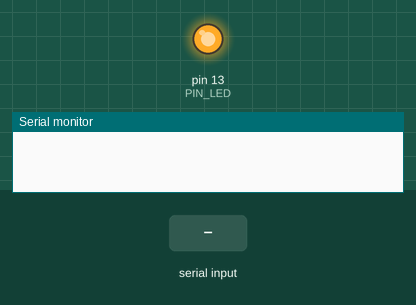
Recording of a sketch running on a simulated Arduino Uno, built with avr-gcc and run on an emulated ATmega328P. On the bench: output pins drawn as LEDs (lit = HIGH), the last lines printed to the serial monitor. The inputs (shaded band) are chosen by the test bench.

Above: at 6.2 s.
6.3 s: "R\n" received over Serial
At 6.8 s:
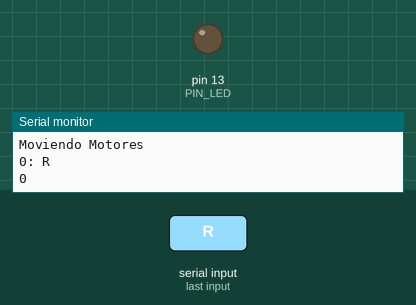
8.8 s: "r\n" received over Serial
At 11.0 s:
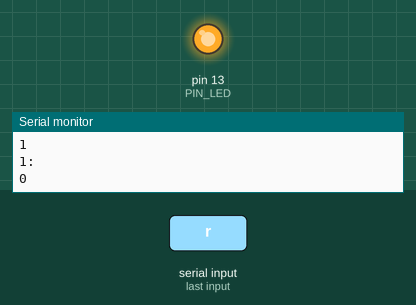
11.3 s: "L\n" received over Serial
At 11.8 s:
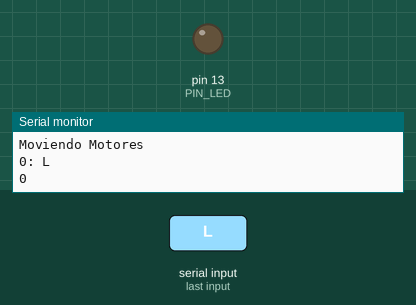
Timing chart, 0 to 14.3 s (numbered marks = the images above; inputs shaded):
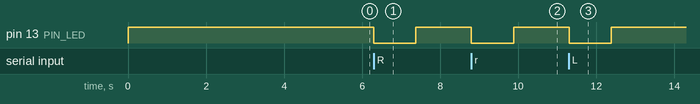

The sketch:

MaquiRubi_main.ino
```cpp
#include <String.h>
#include "controlMotores.h"
#include "controlSerial.h"

#define PIN_LED 13

int motorMatrix[6][4]; // 6 motores con 4 pines de control
char mensaje[MESSAGE_LENGTH];
char test_mensaje[MESSAGE_LENGTH]="FLDFLDFLDfldFLdfLD";

void setup() {
  Serial.begin(9600);

  motorMatrix_init();

  pinMode(PIN_LED,OUTPUT);
  digitalWrite(PIN_LED,1);

  delay(5000);
}

void loop() {
  static int estadoRecepcionDatos=0;
  static enum State estado=FOTOS;
  static enum State estadoAnterior=INICIO;
  static bool unaVez=false; // Manda una vez la frase a imprimir en la pantalla
  static bool recibiendoDatos=false; // vamos a recibir los datos?

  getMensaje(mensaje);

  digitalWrite(PIN_LED,0);
  secuenciaGiros(mensaje, MESSAGE_LENGTH);
  digitalWrite(PIN_LED,1);
  delay(1000);
}
```

controlMotores.cpp
```cpp
#include "controlMotores.h"
#include <Arduino.h>
// Mantiene en funcionamiento el motor que se le ha pasado
// como parámetro, puede ser que pase a ser un entero
// la variable mantiene
void keepOn(int motors[6][4], Motor mantiene)
{
  int pin,motor;
  for(motor=0;motor<6;motor++)
  {
    for(pin=0;pin<4;pin++)
    {
      if(motor!=mantiene)
      {
        digitalWrite(motors[motor][pin], 0);
      }
    }
  }
}

void motorMatrix_init(){
  for(int i=0;i<4;i++)
  {
    motorMatrix[U][i]=47+2*i;
    motorMatrix[D][i]=31+2*i;
    motorMatrix[R][i]=30+2*i;
    motorMatrix[L][i]=38+2*i;
    motorMatrix[F][i]=39+2*i;
    motorMatrix[B][i]=46+2*i;
  }
  for(int i=0;i<4;i++)
  {
    pinMode(motorMatrix[U][i],OUTPUT);
    pinMode(motorMatrix[L][i],OUTPUT);
    pinMode(motorMatrix[D][i],OUTPUT);
    pinMode(motorMatrix[R][i],OUTPUT);
    pinMode(motorMatrix[B][i],OUTPUT);
    pinMode(motorMatrix[F][i],OUTPUT);
  }
}

SentidoGiro getSentidoGiro(char instruccion)
{
  if(instruccion >= 'a' && instruccion <= 'z'){
    return AntiHorario;
  }
  else{
    return Horario;
  }
}

void secuenciaGiros(char cadena[], int tam)
{
  enum SentidoGiro sentido;
  Serial.write("Moviendo Motores\n");
  for(int i = 0; (i < cadena[i]) && (cadena[i] != '\0'); i++)
  {
    Serial.print(i);Serial.print(": ");
    Serial.println(cadena[i]);
    sentido = getSentidoGiro(cadena[i]);

    Serial.println(sentido);
    switch(cadena[i])
    {
    case 'R':
      giro(Horario,motorMatrix[R]);
      break;
    case 'r':
      giro(AntiHorario,motorMatrix[R]);
      break;
    case 'L':
      giro(Horario,motorMatrix[L]);
      break;
    case 'l':
      giro(AntiHorario,motorMatrix[L]);
      break;
    case 'U':
      giro(Horario,motorMatrix[U]);
      break;
    case 'u':
      giro(AntiHorario,motorMatrix[U]);
      break;
    case 'D':
      giro(Horario,motorMatrix[D]);
      break;
    case 'd':
      giro(AntiHorario,motorMatrix[D]);
      break;
    case 'F':
      giro(Horario,motorMatrix[F]);
      break;
    case 'f':
      giro(AntiHorario,motorMatrix[F]);
      break;
    case 'B':
      giro(Horario,motorMatrix[B]);
      break;
    case 'b':
      giro(AntiHorario,motorMatrix[B]);
      break;
    }
    delay(500);
  }
}
#ifdef __modo_normal__
void giro (bool sentido,int pines[]){ // funcion para girar solo 90 grados en un sentido u otro
  int demora = 750;

  bool micropasos[8][4] = {
    {1, 0, 0, 0},
    {1, 0, 1, 0},
    {0, 0, 1, 0},
    {0, 1, 1, 0},
    {0, 1, 0, 0},
    {0, 1, 0, 1},
    {0, 0, 0, 1},
    {1, 0, 0, 1}
  };

  if (sentido == 0)
  {
    for (int i = 0; i < 100; i++)
    {
      digitalWrite(pines[0], micropasos[i%8][0]);
      digitalWrite(pines[1], micropasos[i%8][1]);
      digitalWrite(pines[2], micropasos[i%8][2]);
      digitalWrite(pines[3], micropasos[i%8][3]);
      delayMicroseconds (demora);
    }
  }
  else
  {
    for (int i = 100; i > 0; i--)
    {
      digitalWrite(pines[0], micropasos[i%8][0]);
      digitalWrite(pines[1], micropasos[i%8][1]);
      digitalWrite(pines[2], micropasos[i%8][2]);
      digitalWrite(pines[3], micropasos[i%8][3]);
      delayMicroseconds (demora);
    }
  }
}
#else
#ifdef __modo_alto_par__
void giro (bool sentido,int pines[]){ // funcion para girar solo 90 grados en un sentido u otro
  int demora = 750;

  bool micropasos[4][4] = {
    {1, 0, 1, 0},
    {0, 1, 1, 0},
    {0, 1, 0, 1},
    {1, 0, 0, 1}
  };

  if (sentido == 0)
  {
    for (int i = 0; i < 50; i++)
    {
      digitalWrite(pines[0], micropasos[i%4][0]);
      digitalWrite(pines[1], micropasos[i%4][1]);
      digitalWrite(pines[2], micropasos[i%4][2]);
      digitalWrite(pines[3], micropasos[i%4][3]);
      delayMicroseconds (demora);
    }
  }
  else
  {
    for (int i = 0; i < 50; i--)
    {
      digitalWrite(pines[3], micropasos[i%4][0]);
      digitalWrite(pines[2], micropasos[i%4][1]);
      digitalWrite(pines[1], micropasos[i%4][2]);
      digitalWrite(pines[0], micropasos[i%4][3]);
      delayMicroseconds (demora);
    }
  }
}
#endif
#endif

void secuenciaGiros(int MotorMatrix[][4],char cadena[],int tam){
  SentidoGiro sentido;
  //Serial.write("Moviendo Motores\n");
  for(int i = 0; i < cadena[i] != '\0'; i++){
    sentido = getSentidoGiro(cadena[i]);
    switch(cadena[i]){
    case 'R': case 'r':
      keepOn(motorMatrix,R);
      giro(sentido,motorMatrix[R]);
      break;
    case 'L': case 'l':
      keepOn(motorMatrix,L);
      giro(sentido,motorMatrix[L]);
      break;
    case 'U': case 'u':
      keepOn(motorMatrix,U);
      giro(sentido,motorMatrix[U]);
      break;
    case 'D': case 'd':
      keepOn(motorMatrix,D);
      giro(sentido,motorMatrix[D]);
      break;
    case 'F': case 'f':
      keepOn(motorMatrix,F);
      giro(sentido,motorMatrix[F]);
      break;
    case 'B': case 'b':
      keepOn(motorMatrix,B);
      giro(sentido,motorMatrix[B]);
      break;
    }
  }
}
```

controlMotores.h
```cpp
#ifndef __controlMotores_h__
#define __controlMotores_h__

#include "controlSerial.h"

#define __modo_normal__
//#define __modo_alto_par__

//enum SentidoGiro {Horario=0,AntiHorario=1};
enum Motor {U=0,D,R,L,F,B};
enum SentidoGiro {Horario=0,AntiHorario=1};

extern int motorMatrix[6][4]; // 6 motores con 4 pines de control

void keepOn(int motors[][4], Motor mantiene);
void motorMatrix_init();
void secuenciaGiros(char cadena[], int tam);
SentidoGiro getSentidoGiro(char instruccion);
void giro (bool sentido,int pines[]);
void secuenciaGiros(int MotorMatrix[][4],char cadena[],int tam);
#endif
```

controlSerial.cpp
```cpp
#include "controlSerial.h"

// Recibe una secuencia de movimientos, los trata y ejecuta los movimientos de los motores
void getMensaje(char* msg){
  unsigned int i = 0;
  char lastChar = 255;
  while(lastChar != '\n' && i < MESSAGE_LENGTH){
    if (Serial.available() > 0) {
      lastChar = Serial.read();
      Serial.print("I received: ");
      Serial.println(lastChar, DEC);
      msg[i] = lastChar;
      i++;
    }
  }
}

// Guardar los datos que llegan por python
int saveData(char message[], int MAX_LENGTH)  // Saves data returning 0 if it didn't receive data, 1 if it did and 2 for error
{
  if(Serial.available())
  {
    for(int i=0;i<MAX_LENGTH;i++)
    {
      message[i]='\0';
    }
    delay(100);// waiting for message
    int it=0;
    while(Serial.available()>0 && it<MAX_LENGTH)
    {
      message[it]=char(Serial.read());
      it++;
    }

    if(it==MAX_LENGTH)
    {
      Serial.flush();
      for(int i=0;i<MAX_LENGTH;i++)
      {
        message[i]='\0';
      }
      return 2;
    }
    return 1;
  }
  return 0;
}
```

controlSerial.h
```cpp
#ifndef __controlSerial_h__
#define __controlSerial_h__
#include <Arduino.h>

#define MESSAGE_LENGTH 100

extern char mensaje[MESSAGE_LENGTH];
extern char test_mensaje[MESSAGE_LENGTH];

enum State {INICIO=0,FOTOS,IA,ENVIO_DATOS,EJECUTANDO};

void getMensaje(char* msg);
int saveData(char message[], int MAX_LENGTH);

#endif
```

Measured:
- after the input at 6.3 s, pin 13 (PIN_LED): HIGH → LOW at once, → HIGH 1.1 s later
- after the input at 8.8 s, pin 13 (PIN_LED): HIGH → LOW at once, → HIGH 1.1 s later
- after the input at 11.3 s, pin 13 (PIN_LED): HIGH → LOW at once, → HIGH 1.1 s later
